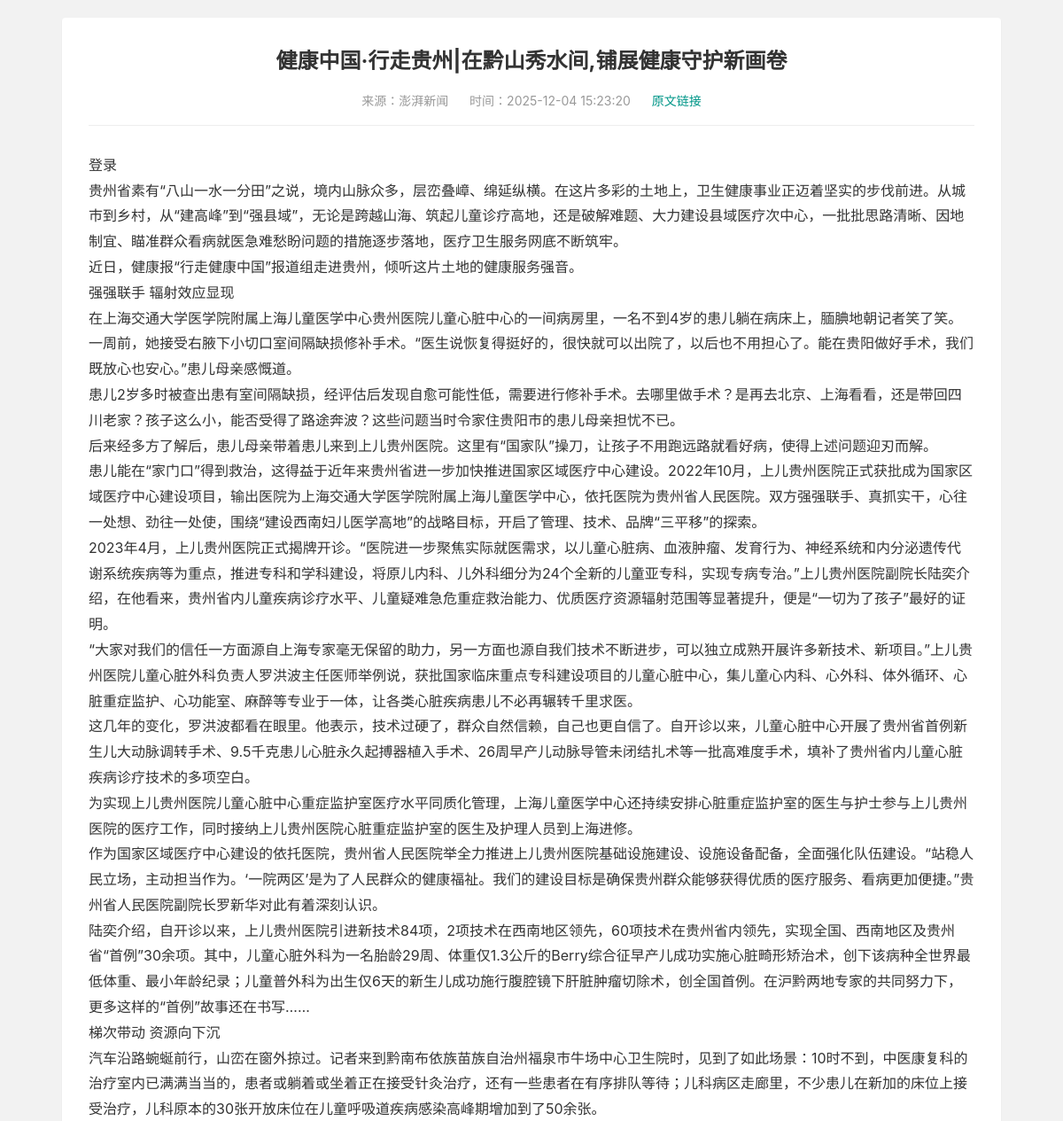
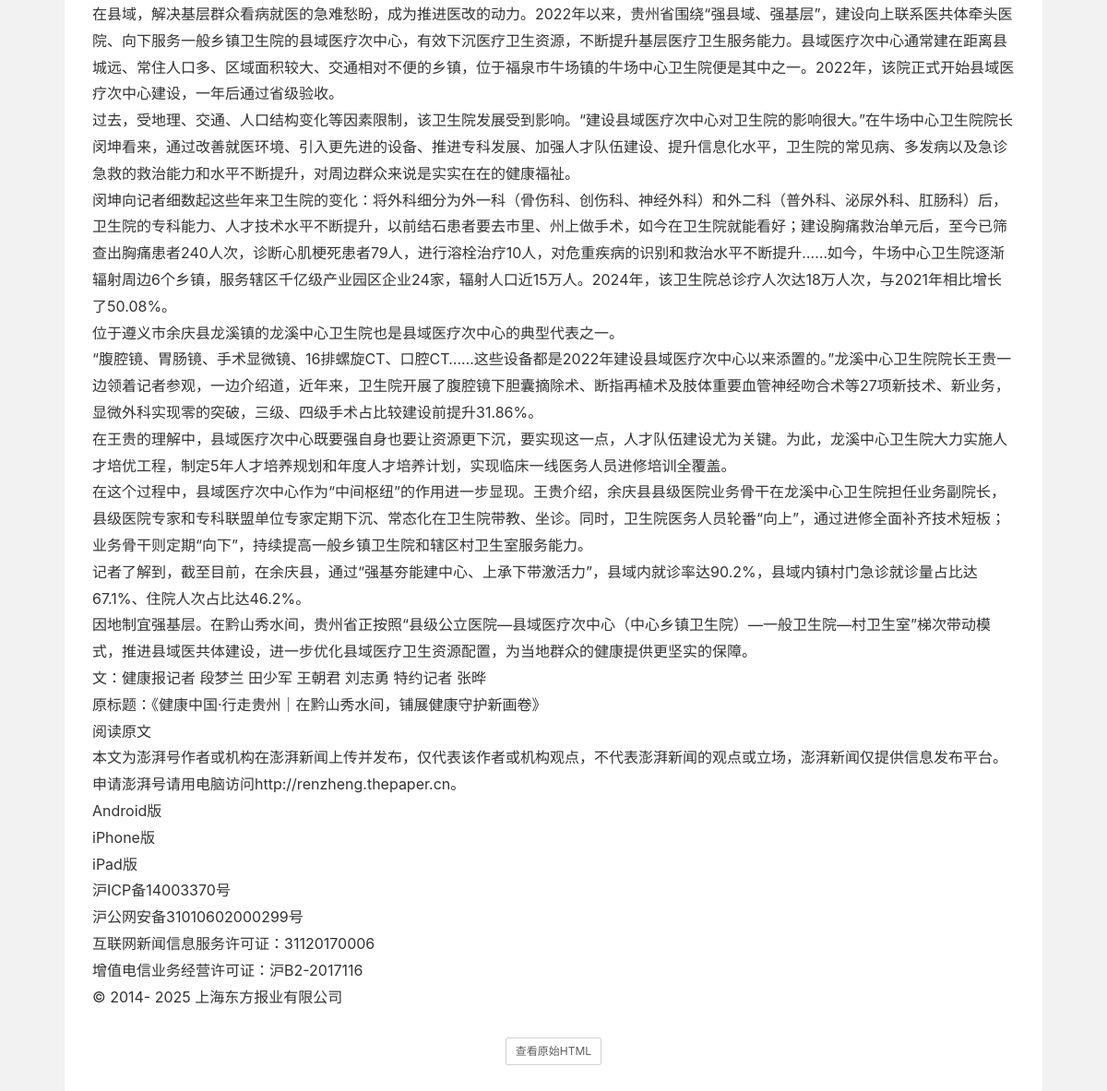
The app's page /admin/warehouse/detail/27 (signed in), older data (2 pictures, top to bottom).
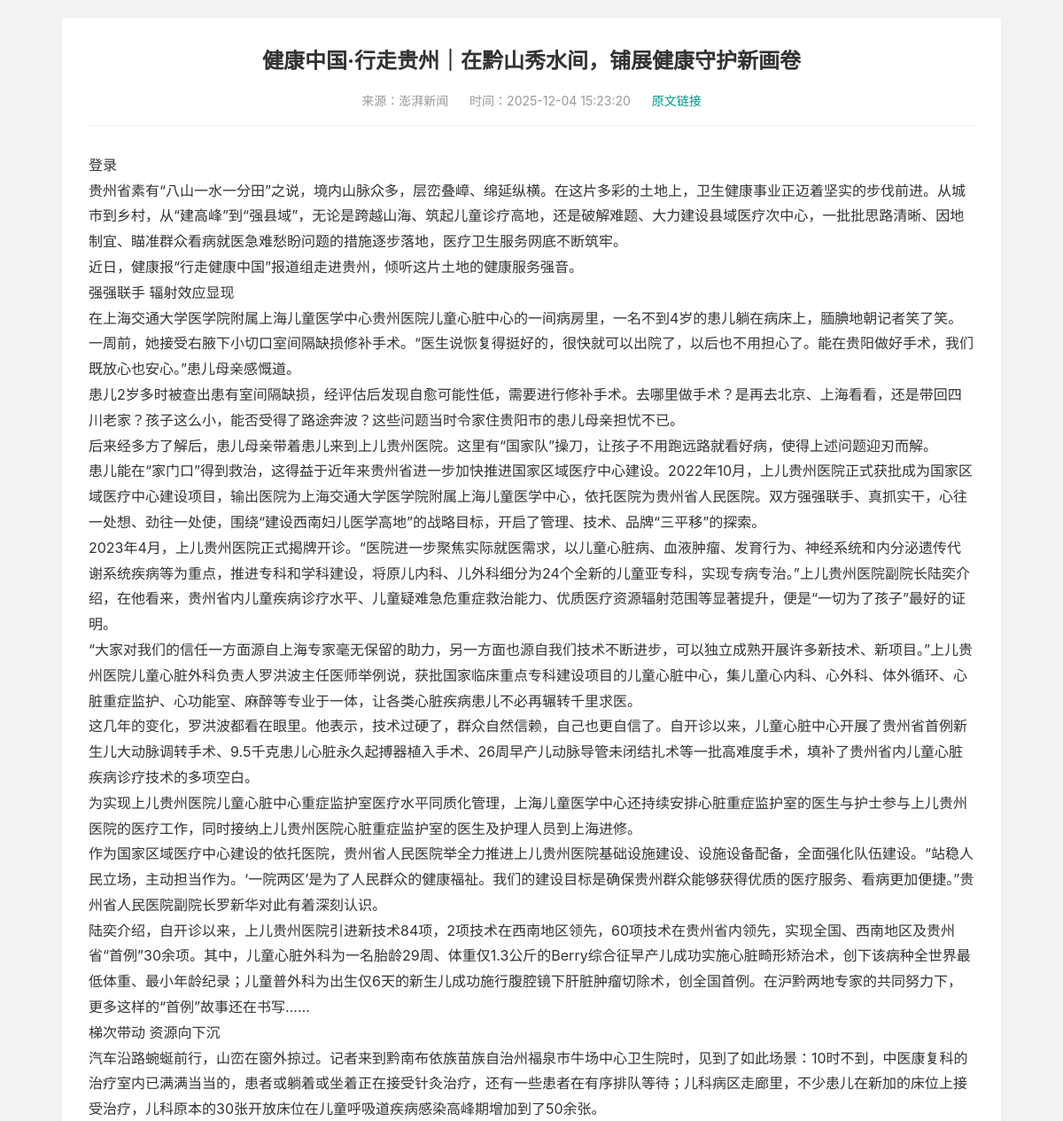
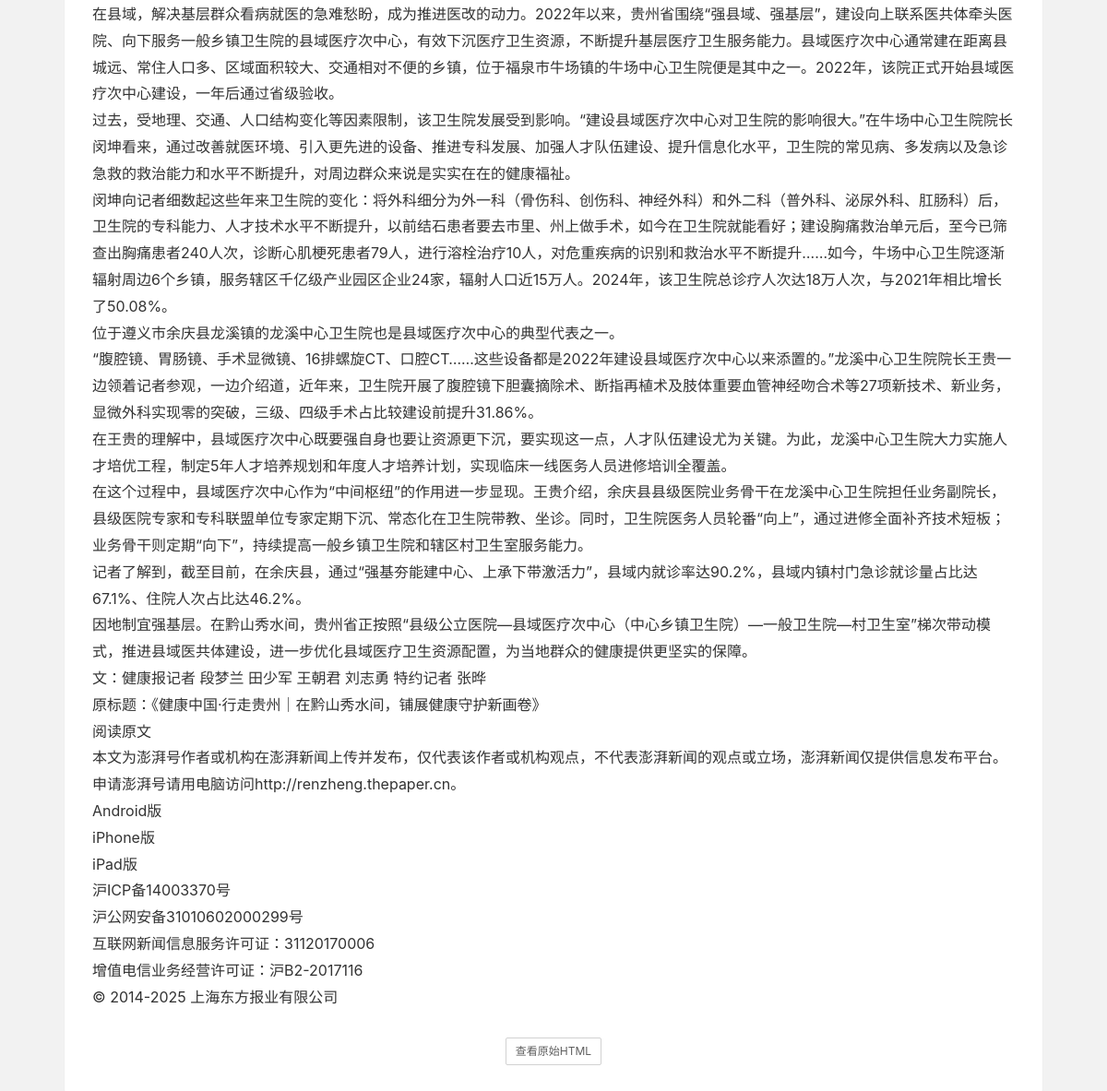
The same page, newer data (2 pictures, top to bottom).
### app/models.py (models this page shows)
class CollectionItem(db.Model):
    id = db.Column(db.Integer, primary_key=True)
    title = db.Column(db.String(512), nullable=False)
    cover = db.Column(db.String(512))
    url = db.Column(db.String(1024), unique=True, nullable=False)
    source = db.Column(db.String(256))
    keyword = db.Column(db.String(128))
    deep_status = db.Column(db.Boolean, default=False)
    created_at = db.Column(db.DateTime, server_default=db.func.now())

class CollectionDetail(db.Model):
    id = db.Column(db.Integer, primary_key=True)
    item_id = db.Column(db.Integer, db.ForeignKey('collection_item.id'), nullable=False)
    content_text = db.Column(db.Text)
    content_html = db.Column(db.Text)
    final_url = db.Column(db.String(1024))
    created_at = db.Column(db.DateTime, server_default=db.func.now())
    item = db.relationship('CollectionItem')

### app/admin/routes.py (the view)
@bp.route('/warehouse/detail/<int:id>', methods=['GET'])
@login_required
def warehouse_detail_preview(id):
    it = db.session.get(CollectionItem, id)
    if not it:
        return '数据不存在', 404
    det = db.session.query(CollectionDetail).filter_by(item_id=id).first()
    if not det:
        return '暂无详细内容，请先执行采集', 404
    return render_template('admin/preview.html', item=it, detail=det)

### app/admin/routes.py (called while the page is built)
def is_admin():
    return current_user.is_authenticated and current_user.role and current_user.role.name == 'admin'

@bp.before_request
def _check_admin():
    if not is_admin():
        return redirect(url_for('main.index'))

### templates/admin/preview.html (shortened to what this page needs)
<!DOCTYPE html>
<html>
<head>
  <link rel="stylesheet" href="{{ url_for('static', filename='layui/css/layui.css') }}">
</head>
<body>
<div class="preview-card">
  <h1 class="preview-title">{{ item.title }}</h1>
  <div class="preview-meta">
    <span>来源：{{ item.source or '未知' }}</span>
    <span>时间：{{ item.created_at }}</span>
    <span><a href="{{ item.url }}" target="_blank" style="color:#009688">原文链接</a></span>
  </div>
  <div class="preview-content">
    {% if detail.content_text %}
      {{ detail.content_text | replace('\n', '<br>') | safe }}
    {% else %}
      <p style="color:#ccc;text-align:center">暂无正文内容</p>
    {% endif %}
  </div>
  <div class="raw-html-toggle">
    <button class="layui-btn layui-btn-primary layui-btn-sm" onclick="toggleHtml()">查看原始HTML</button>
  </div>
</div>
</body>
</html>

### templates/admin/preview.html (style rules this page uses)
body { padding: 20px; background: #f2f2f2; }
.preview-card { background: #fff; padding: 30px; border-radius: 4px; box-shadow: 0 1px 2px 0 rgba(0,0,0,.05); max-width: 1000px; margin: 0 auto; }
.preview-title { font-size: 24px; font-weight: bold; margin-bottom: 15px; text-align: center; color: #333; }
.preview-meta { text-align: center; color: #999; margin-bottom: 30px; border-bottom: 1px solid #eee; padding-bottom: 15px; }
.preview-meta span { margin: 0 10px; }
.preview-content { font-size: 16px; line-height: 1.8; color: #333; }
.raw-html-toggle { margin-top: 30px; text-align: center; }

Row changes from the older to the newer data that the page shows:
changed CollectionItem "澎湃新闻": title "健康中国·行走贵州|在黔山秀水间,铺展健康守护新画卷" → "健康中国·行走贵州｜在黔山秀水间，铺展健康守护新画卷"
changed CollectionDetail: content_text "…沪公网安备31010602000299号 互联网新闻信息服务许可证：31120170006 增值电信业务经营许可证：沪B2-2017116 © 2014- 2025 上海东方报业有限公司" → "…沪公网安备31010602000299号 互联网新闻信息服务许可证：31120170006 增值电信业务经营许可证：沪B2-2017116 © 2014-2025 上海东方报业有限公司"
